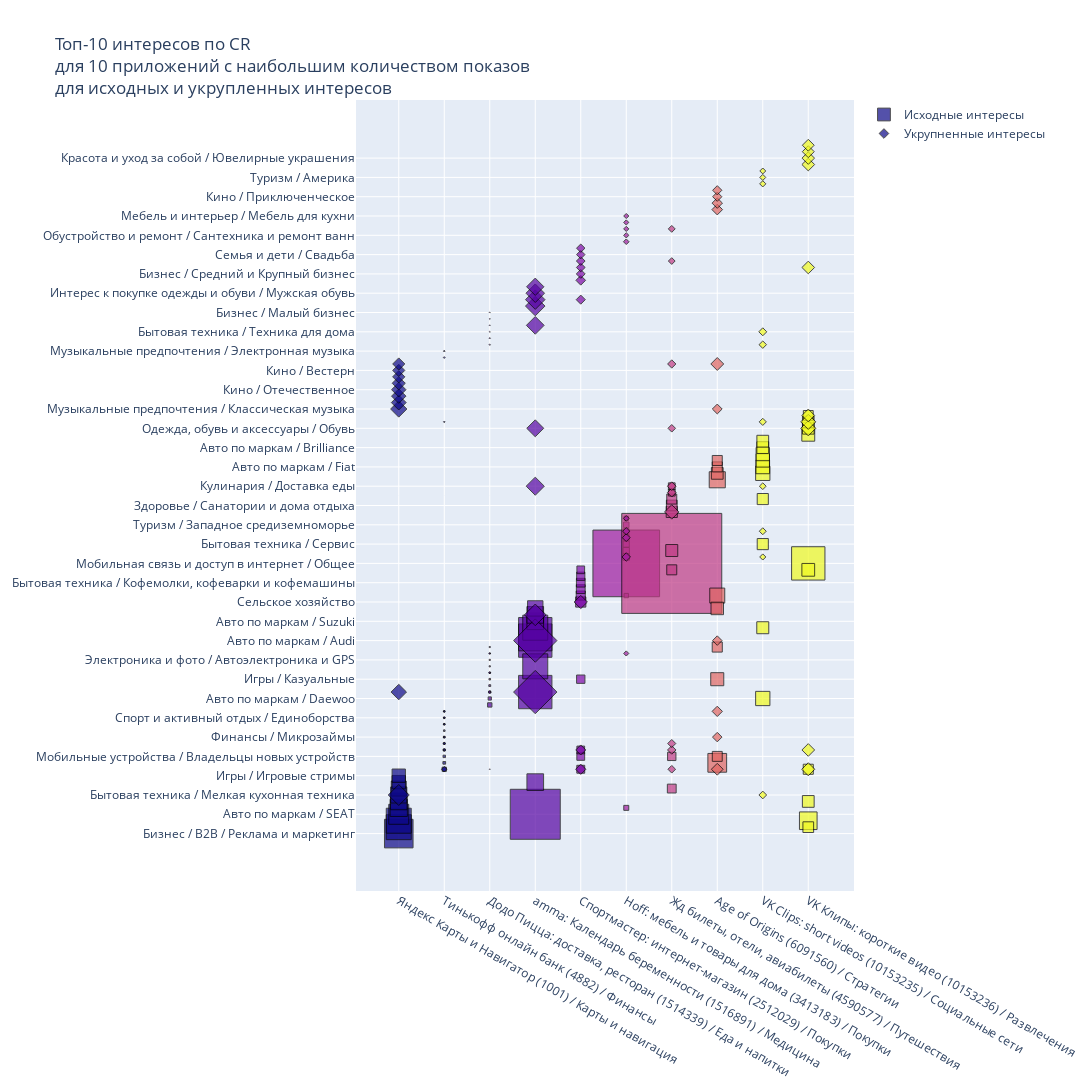

Notebook source saved alongside this figure:
### Code cell
fig = go.Figure()
fig.add_trace(go.Scatter(
    name='Исходные интересы',
    x=orig_cr['app_name'], 
    y=orig_cr['interest_name'], 
    mode='markers', 
    marker=dict(size=orig_cr['cr']*100, color=orig_cr['app'], symbol='square', line=dict(color='black')),
    text=orig_cr['cr'],
    hovertemplate = "%{x}<br>%{y}</br>cr: %{text}"
    )
)
fig.add_trace(go.Scatter(
    name='Укрупненные интересы',
    x=upd_cr['app_name'], 
    y=upd_cr['interest_name'], 
    mode='markers', 
    marker=dict(size=upd_cr['cr']*100, color=upd_cr['app'], symbol='diamond', line=dict(color='black')),
    text=orig_cr['cr'],
    hovertemplate = "%{x}<br>%{y}</br>cr: %{text}"
    )
)
fig.update_layout(
    title=dict(
        text='Топ-10 интересов по CR<br>для 10 приложений с наибольшим количеством показов<br>для исходных и укрупленных интересов'), 
    width=1700,
    height=2200)
fig.show()

### Figure 1 — Plotly figure (JSON) as saved in the notebook; plotly's stock layout.template omitted (floating-point values rounded to 4 significant figures)
{"data": [{"hovertemplate": "%{x}<br>%{y}</br>cr: %{text}", "marker": {"color": [1001, 1001, 1001, 1001, 1001, 1001, 1001, 1001, 1001, 1001, 4882, 4882, 4882, 4882, 4882, 4882, 4882, 4882, 4882, 4882, 1514339, 1514339, 1514339, 1514339, 1514339, 1514339, 1514339, 1514339, 1514339, 1514339, 1516891, 1516891, 1516891, 1516891, 1516891, 1516891, 1516891, 1516891, 1516891, 1516891, 2512029, 2512029, 2512029, 2512029, 2512029, 2512029, 2512029, 2512029, 2512029, 2512029, 3413183, 3413183, 3413183, 3413183, 3413183, 3413183, 3413183, 3413183, 3413183, 3413183, 4590577, 4590577, 4590577, 4590577, 4590577, 4590577, 4590577, 4590577, 4590577, 4590577, 6091560, 6091560, 6091560, 6091560, 6091560, 6091560, 6091560, 6091560, 6091560, 6091560, 10153235, 10153235, 10153235, 10153235, 10153235, 10153235, 10153235, 10153235, 10153235, 10153235, 10153236, 10153236, 10153236, 10153236, 10153236, 10153236, 10153236, 10153236, 10153236, 10153236], "line": {"color": "black"}, "size": [28.57, 25, 25, 20, 17.24, 16.67, 16.13, 15, 13.33, 13.33, 4.286, 2.703, 2.439, 2.117, 1.844, 1.725, 1.587, 1.576, 1.567, 1.508, 4.348, 3.226, 2.151, 1.852, 1.587, 1.527, 1.205, 1.176, 1.156, 1.149, 50, 33.33, 33.33, 33.33, 25, 25, 16.67, 16.67, 16.67, 15.38, 10.23, 9.091, 8.824, 8.696, 8.333, 8.197, 7.895, 7.812, 7.713, 7.692, 66.67, 6.552, 6.25, 6.061, 6.057, 5.531, 5.521, 4.984, 4.411, 4.348, 100, 12, 11.11, 10.71, 10, 10, 8.824, 8.333, 6.79, 6.742, 18.75, 16.07, 15, 13.04, 12.5, 11.76, 10.09, 10, 10, 9.942, 14.29, 14.29, 13.64, 13.33, 13.33, 12, 11.76, 11.76, 11.11, 11.11, 33.33, 17.65, 12.9, 12.77, 11.76, 11.63, 11.62, 10.71, 10.07, 9.83], "symbol": "square"}, "mode": "markers", "name": "Исходные интересы", "text": [0.2857, 0.25, 0.25, 0.2, 0.1724, 0.1667, 0.1613, 0.15, 0.1333, 0.1333, 0.04286, 0.02703, 0.02439, 0.02117, 0.01844, 0.01725, 0.01587, 0.01576, 0.01567, 0.01508, 0.04348, 0.03226, 0.02151, 0.01852, 0.01587, 0.01527, 0.01205, 0.01176, 0.01156, 0.01149, 0.5, 0.3333, 0.3333, 0.3333, 0.25, 0.25, 0.1667, 0.1667, 0.1667, 0.1538, 0.1023, 0.09091, 0.08824, 0.08696, 0.08333, 0.08197, 0.07895, 0.07812, 0.07713, 0.07692, 0.6667, 0.06552, 0.0625, 0.06061, 0.06057, 0.05531, 0.05521, 0.04984, 0.04411, 0.04348, 1, 0.12, 0.1111, 0.1071, 0.1, 0.1, 0.08824, 0.08333, 0.0679, 0.06742, 0.1875, 0.1607, 0.15, 0.1304, 0.125, 0.1176, 0.1009, 0.1, 0.1, 0.09942, 0.1429, 0.1429, 0.1364, 0.1333, 0.1333, 0.12, 0.1176, 0.1176, 0.1111, 0.1111, 0.3333, 0.1765, 0.129, 0.1277, 0.1176, 0.1163, 0.1162, 0.1071, 0.1007, 0.0983], "type": "scatter", "x": ["Яндекс Карты и Навигатор (1001) / Карты и навигация", "Яндекс Карты и Навигатор (1001) / Карты и навигация", "Яндекс Карты и Навигатор (1001) / Карты и навигация", "Яндекс Карты и Навигатор (1001) / Карты и навигация", "Яндекс Карты и Навигатор (1001) / Карты и навигация", "Яндекс Карты и Навигатор (1001) / Карты и навигация", "Яндекс Карты и Навигатор (1001) / Карты и навигация", "Яндекс Карты и Навигатор (1001) / Карты и навигация", "Яндекс Карты и Навигатор (1001) / Карты и навигация", "Яндекс Карты и Навигатор (1001) / Карты и навигация", "Тинькофф онлайн банк (4882) / Финансы", "Тинькофф онлайн банк (4882) / Финансы", "Тинькофф онлайн банк (4882) / Финансы", "Тинькофф онлайн банк (4882) / Финансы", "Тинькофф онлайн банк (4882) / Финансы", "Тинькофф онлайн банк (4882) / Финансы", "Тинькофф онлайн банк (4882) / Финансы", "Тинькофф онлайн банк (4882) / Финансы", "Тинькофф онлайн банк (4882) / Финансы", "Тинькофф онлайн банк (4882) / Финансы", "Додо Пицца: доставка, ресторан (1514339) / Еда и напитки", "Додо Пицца: доставка, ресторан (1514339) / Еда и напитки", "Додо Пицца: доставка, ресторан (1514339) / Еда и напитки", "Додо Пицца: доставка, ресторан (1514339) / Еда и напитки", "Додо Пицца: доставка, ресторан (1514339) / Еда и напитки", "Додо Пицца: доставка, ресторан (1514339) / Еда и напитки", "Додо Пицца: доставка, ресторан (1514339) / Еда и напитки", "Додо Пицца: доставка, ресторан (1514339) / Еда и напитки", "Додо Пицца: доставка, ресторан (1514339) / Еда и напитки", "Додо Пицца: доставка, ресторан (1514339) / Еда и напитки", "amma: Календарь беременности (1516891) / Медицина", "amma: Календарь беременности (1516891) / Медицина", "amma: Календарь беременности (1516891) / Медицина", "amma: Календарь беременности (1516891) / Медицина", "amma: Календарь беременности (1516891) / Медицина", "amma: Календарь беременности (1516891) / Медицина", "amma: Календарь беременности (1516891) / Медицина", "amma: Календарь беременности (1516891) / Медицина", "amma: Календарь беременности (1516891) / Медицина", "amma: Календарь беременности (1516891) / Медицина", "Спортмастер: интернет-магазин (2512029) / Покупки", "Спортмастер: интернет-магазин (2512029) / Покупки", "Спортмастер: интернет-магазин (2512029) / Покупки", "Спортмастер: интернет-магазин (2512029) / Покупки", "Спортмастер: интернет-магазин (2512029) / Покупки", "Спортмастер: интернет-магазин (2512029) / Покупки", "Спортмастер: интернет-магазин (2512029) / Покупки", "Спортмастер: интернет-магазин (2512029) / Покупки", "Спортмастер: интернет-магазин (2512029) / Покупки", "Спортмастер: интернет-магазин (2512029) / Покупки", "Hoff: мебель и товары для дома (3413183) / Покупки", "Hoff: мебель и товары для дома (3413183) / Покупки", "Hoff: мебель и товары для дома (3413183) / Покупки", "Hoff: мебель и товары для дома (3413183) / Покупки", "Hoff: мебель и товары для дома (3413183) / Покупки", "Hoff: мебель и товары для дома (3413183) / Покупки", "Hoff: мебель и товары для дома (3413183) / Покупки", "Hoff: мебель и товары для дома (3413183) / Покупки", "Hoff: мебель и товары для дома (3413183) / Покупки", "Hoff: мебель и товары для дома (3413183) / Покупки", "Жд билеты, отели, авиабилеты (4590577) / Путешествия", "Жд билеты, отели, авиабилеты (4590577) / Путешествия", "Жд билеты, отели, авиабилеты (4590577) / Путешествия", "Жд билеты, отели, авиабилеты (4590577) / Путешествия", "Жд билеты, отели, авиабилеты (4590577) / Путешествия", "Жд билеты, отели, авиабилеты (4590577) / Путешествия", "Жд билеты, отели, авиабилеты (4590577) / Путешествия", "Жд билеты, отели, авиабилеты (4590577) / Путешествия", "Жд билеты, отели, авиабилеты (4590577) / Путешествия", "Жд билеты, отели, авиабилеты (4590577) / Путешествия", "Age of Origins (6091560) / Стратегии", "Age of Origins (6091560) / Стратегии", "Age of Origins (6091560) / Стратегии", "Age of Origins (6091560) / Стратегии", "Age of Origins (6091560) / Стратегии", "Age of Origins (6091560) / Стратегии", "Age of Origins (6091560) / Стратегии", "Age of Origins (6091560) / Стратегии", "Age of Origins (6091560) / Стратегии", "Age of Origins (6091560) / Стратегии", "VK Clips: short videos (10153235) / Социальные сети", "VK Clips: short videos (10153235) / Социальные сети", "VK Clips: short videos (10153235) / Социальные сети", "VK Clips: short videos (10153235) / Социальные сети", "VK Clips: short videos (10153235) / Социальные сети", "VK Clips: short videos (10153235) / Социальные сети", "VK Clips: short videos (10153235) / Социальные сети", "VK Clips: short videos (10153235) / Социальные сети", "VK Clips: short videos (10153235) / Социальные сети", "VK Clips: short videos (10153235) / Социальные сети", "VK Клипы: короткие видео (10153236) / Развлечения", "VK Клипы: короткие видео (10153236) / Развлечения", "VK Клипы: короткие видео (10153236) / Развлечения", "VK Клипы: короткие видео (10153236) / Развлечения", "VK Клипы: короткие видео (10153236) / Развлечения", "VK Клипы: короткие видео (10153236) / Развлечения", "VK Клипы: короткие видео (10153236) / Развлечения", "VK Клипы: короткие видео (10153236) / Развлечения", "VK Клипы: короткие видео (10153236) / Развлечения", "VK Клипы: короткие видео (10153236) / Развлечения"], "y": ["Бизнес / B2B / Реклама и маркетинг", "Авто по маркам / Jeep", "Авто по маркам / Datsun", "Авто по маркам / SEAT", "Бытовая техника / Микроволновки", "Мобильная связь и доступ в интернет / Доступ в интернет", "Бытовая техника / Мелкая кухонная техника", "Музыкальные предпочтения / Джаз и блюз", "Авто по маркам / Cadillac", "Игры / Игровые стримы", "Мобильные устройства / Склонность к покупкам через приложения", "Образование / Дошкольное", "Мобильные устройства / Владельцы новых устройств", "Финансы / Потребительские кредиты", "Финансы / Кредитные карты", "Финансы / Микрозаймы", "Авто по маркам / Opel", "Музыкальные предпочтения / Хип-хоп", "Спорт и активный отдых / Единоборства", "Образование / Начальное", "Авто по маркам / SsangYong", "Авто по маркам / Daewoo", "Авто по маркам / УАЗ", "Авто по маркам / Chery", "Игры / Казуальные", "Авто по маркам / Chevrolet", "Авто по маркам / Geely", "Электроника и фото / Автоэлектроника и GPS", "Мобильные устройства / Планшеты и электронные книги", "Авто по маркам / Land Rover", "Авто по маркам / SEAT", "Авто по маркам / Audi", "Авто по маркам / УАЗ", "Авто по маркам / Mini", "Авто по маркам / Geely", "Бытовая техника / Миксеры и блендеры", "Авто по маркам / Suzuki", "Авто по маркам / Cadillac", "Электроника и фото / Телевизоры", "Здоровье / БАД и гомеопатия", "Сельское хозяйство", "Игры / Браузерные", "Спорт и активный отдых / Cноуборды", "Бытовая техника / Кофемолки, кофеварки и кофемашины", "Игры / Казуальные", "Бытовая техника / Пылесосы", "Мобильные устройства / Склонность к покупкам через приложения", "Мобильные устройства / Владельцы новых устройств", "Финансы / Потребительские кредиты", "Образование / Общее", "Мобильная связь и доступ в интернет / Общее", "Мебель и интерьер / Офисная мебель", "Для дома и дачи / Пчеловодство", "Бытовая техника / Сервис", "Мебель и интерьер / Мебель мягкая и спальная", "Авто по маркам / Lifan", "Туризм / Западное средиземноморье", "Бытовая техника / Микроволновки", "Финансы / Использование электронных денег", "Игры / Браузерные", "Мобильная связь и доступ в интернет / Общее", "Для дома и дачи / Пчеловодство", "Образование / Среднее", "Здоровье / Санатории и дома отдыха", "Образование / Общее", "Авто по маркам / Jaguar", "Музыкальные предпочтения / Джаз и блюз", "Мобильные устройства / Владельцы новых устройств", "Мобильные устройства / Ноутбуки и нетбуки", "Кулинария / Доставка еды", "Образование / Дошкольное", "Бытовая техника / Стиральная машина", "Игры / Браузерные", "Игры / Казуальные", "Здоровье / БАД и гомеопатия", "Ремонт сотовых телефонов планшетов ноутбуков", "Авто по маркам / Land Rover", "Авто по маркам / Fiat", "Бытовая техника / Пароварки и мультиварки", "Мобильные устройства / Владельцы новых устройств", "Авто по маркам / Daewoo", "Ремонт сотовых телефонов планшетов ноутбуков", "Авто по маркам / Fiat", "Бытовая техника / Пароварки и мультиварки", "Спорт и активный отдых / Коньки", "Бытовая техника / Миксеры и блендеры", "Авто по маркам / Brilliance", "Спорт и активный отдых / Катера, скутеры и мототехника", "Авто по маркам / Jaguar", "Бытовая техника / Сервис", "Мобильная связь и доступ в интернет / Общее", "Авто по маркам / Datsun", "Авто по маркам / Dodge", "Образование / Общее", "Мобильная связь и доступ в интернет / Доступ в интернет", "Одежда, обувь и аксессуары / Обувь", "Красота и уход за собой / Интерес к покупке парфюмерии", "Авто по маркам / Jeep", "Мобильные устройства / Склонность к покупкам через приложения", "Интерес к покупке одежды и обуви / Женская обувь"]}, {"hovertemplate": "%{x}<br>%{y}</br>cr: %{text}", "marker": {"color": [1001, 1001, 1001, 1001, 1001, 1001, 1001, 1001, 1001, 1001, 4882, 4882, 4882, 4882, 4882, 4882, 4882, 4882, 4882, 4882, 1514339, 1514339, 1514339, 1514339, 1514339, 1514339, 1514339, 1514339, 1514339, 1514339, 1516891, 1516891, 1516891, 1516891, 1516891, 1516891, 1516891, 1516891, 1516891, 1516891, 2512029, 2512029, 2512029, 2512029, 2512029, 2512029, 2512029, 2512029, 2512029, 2512029, 3413183, 3413183, 3413183, 3413183, 3413183, 3413183, 3413183, 3413183, 3413183, 3413183, 4590577, 4590577, 4590577, 4590577, 4590577, 4590577, 4590577, 4590577, 4590577, 4590577, 6091560, 6091560, 6091560, 6091560, 6091560, 6091560, 6091560, 6091560, 6091560, 6091560, 10153235, 10153235, 10153235, 10153235, 10153235, 10153235, 10153235, 10153235, 10153235, 10153235, 10153236, 10153236, 10153236, 10153236, 10153236, 10153236, 10153236, 10153236, 10153236, 10153236], "line": {"color": "black"}, "size": [16.13, 12.5, 11.9, 11.4, 11.11, 11.11, 10.11, 9.396, 9.353, 9.346, 4.286, 2.117, 1.844, 1.725, 1.576, 1.567, 1.508, 1.37, 1.354, 1.25, 2.151, 1.527, 1.156, 1.047, 1.015, 0.7874, 0.7874, 0.7843, 0.7812, 0.7253, 33.33, 33.33, 16.67, 15, 15, 14.29, 13.95, 13.64, 13.33, 13.04, 10.23, 7.895, 7.713, 7.396, 7.006, 6.818, 6.691, 6.679, 6.494, 6.481, 6.552, 6.057, 5.531, 4.411, 4.322, 4.038, 3.985, 3.967, 3.961, 3.931, 11.11, 6.79, 6.742, 6.536, 6.383, 6.237, 5.882, 5.814, 5.288, 5.185, 9.901, 9.091, 8.2, 8.021, 7.937, 7.563, 7.317, 7.302, 7.13, 7.125, 6.154, 5.96, 5.752, 5.505, 5.357, 5.195, 4.783, 4.737, 4.61, 4.569, 11.63, 11.62, 10.07, 9.83, 9.77, 9.763, 9.722, 9.621, 9.149, 9.112], "symbol": "diamond"}, "mode": "markers", "name": "Укрупненные интересы", "text": [0.2857, 0.25, 0.25, 0.2, 0.1724, 0.1667, 0.1613, 0.15, 0.1333, 0.1333, 0.04286, 0.02703, 0.02439, 0.02117, 0.01844, 0.01725, 0.01587, 0.01576, 0.01567, 0.01508, 0.04348, 0.03226, 0.02151, 0.01852, 0.01587, 0.01527, 0.01205, 0.01176, 0.01156, 0.01149, 0.5, 0.3333, 0.3333, 0.3333, 0.25, 0.25, 0.1667, 0.1667, 0.1667, 0.1538, 0.1023, 0.09091, 0.08824, 0.08696, 0.08333, 0.08197, 0.07895, 0.07812, 0.07713, 0.07692, 0.6667, 0.06552, 0.0625, 0.06061, 0.06057, 0.05531, 0.05521, 0.04984, 0.04411, 0.04348, 1, 0.12, 0.1111, 0.1071, 0.1, 0.1, 0.08824, 0.08333, 0.0679, 0.06742, 0.1875, 0.1607, 0.15, 0.1304, 0.125, 0.1176, 0.1009, 0.1, 0.1, 0.09942, 0.1429, 0.1429, 0.1364, 0.1333, 0.1333, 0.12, 0.1176, 0.1176, 0.1111, 0.1111, 0.3333, 0.1765, 0.129, 0.1277, 0.1176, 0.1163, 0.1162, 0.1071, 0.1007, 0.0983], "type": "scatter", "x": ["Яндекс Карты и Навигатор (1001) / Карты и навигация", "Яндекс Карты и Навигатор (1001) / Карты и навигация", "Яндекс Карты и Навигатор (1001) / Карты и навигация", "Яндекс Карты и Навигатор (1001) / Карты и навигация", "Яндекс Карты и Навигатор (1001) / Карты и навигация", "Яндекс Карты и Навигатор (1001) / Карты и навигация", "Яндекс Карты и Навигатор (1001) / Карты и навигация", "Яндекс Карты и Навигатор (1001) / Карты и навигация", "Яндекс Карты и Навигатор (1001) / Карты и навигация", "Яндекс Карты и Навигатор (1001) / Карты и навигация", "Тинькофф онлайн банк (4882) / Финансы", "Тинькофф онлайн банк (4882) / Финансы", "Тинькофф онлайн банк (4882) / Финансы", "Тинькофф онлайн банк (4882) / Финансы", "Тинькофф онлайн банк (4882) / Финансы", "Тинькофф онлайн банк (4882) / Финансы", "Тинькофф онлайн банк (4882) / Финансы", "Тинькофф онлайн банк (4882) / Финансы", "Тинькофф онлайн банк (4882) / Финансы", "Тинькофф онлайн банк (4882) / Финансы", "Додо Пицца: доставка, ресторан (1514339) / Еда и напитки", "Додо Пицца: доставка, ресторан (1514339) / Еда и напитки", "Додо Пицца: доставка, ресторан (1514339) / Еда и напитки", "Додо Пицца: доставка, ресторан (1514339) / Еда и напитки", "Додо Пицца: доставка, ресторан (1514339) / Еда и напитки", "Додо Пицца: доставка, ресторан (1514339) / Еда и напитки", "Додо Пицца: доставка, ресторан (1514339) / Еда и напитки", "Додо Пицца: доставка, ресторан (1514339) / Еда и напитки", "Додо Пицца: доставка, ресторан (1514339) / Еда и напитки", "Додо Пицца: доставка, ресторан (1514339) / Еда и напитки", "amma: Календарь беременности (1516891) / Медицина", "amma: Календарь беременности (1516891) / Медицина", "amma: Календарь беременности (1516891) / Медицина", "amma: Календарь беременности (1516891) / Медицина", "amma: Календарь беременности (1516891) / Медицина", "amma: Календарь беременности (1516891) / Медицина", "amma: Календарь беременности (1516891) / Медицина", "amma: Календарь беременности (1516891) / Медицина", "amma: Календарь беременности (1516891) / Медицина", "amma: Календарь беременности (1516891) / Медицина", "Спортмастер: интернет-магазин (2512029) / Покупки", "Спортмастер: интернет-магазин (2512029) / Покупки", "Спортмастер: интернет-магазин (2512029) / Покупки", "Спортмастер: интернет-магазин (2512029) / Покупки", "Спортмастер: интернет-магазин (2512029) / Покупки", "Спортмастер: интернет-магазин (2512029) / Покупки", "Спортмастер: интернет-магазин (2512029) / Покупки", "Спортмастер: интернет-магазин (2512029) / Покупки", "Спортмастер: интернет-магазин (2512029) / Покупки", "Спортмастер: интернет-магазин (2512029) / Покупки", "Hoff: мебель и товары для дома (3413183) / Покупки", "Hoff: мебель и товары для дома (3413183) / Покупки", "Hoff: мебель и товары для дома (3413183) / Покупки", "Hoff: мебель и товары для дома (3413183) / Покупки", "Hoff: мебель и товары для дома (3413183) / Покупки", "Hoff: мебель и товары для дома (3413183) / Покупки", "Hoff: мебель и товары для дома (3413183) / Покупки", "Hoff: мебель и товары для дома (3413183) / Покупки", "Hoff: мебель и товары для дома (3413183) / Покупки", "Hoff: мебель и товары для дома (3413183) / Покупки", "Жд билеты, отели, авиабилеты (4590577) / Путешествия", "Жд билеты, отели, авиабилеты (4590577) / Путешествия", "Жд билеты, отели, авиабилеты (4590577) / Путешествия", "Жд билеты, отели, авиабилеты (4590577) / Путешествия", "Жд билеты, отели, авиабилеты (4590577) / Путешествия", "Жд билеты, отели, авиабилеты (4590577) / Путешествия", "Жд билеты, отели, авиабилеты (4590577) / Путешествия", "Жд билеты, отели, авиабилеты (4590577) / Путешествия", "Жд билеты, отели, авиабилеты (4590577) / Путешествия", "Жд билеты, отели, авиабилеты (4590577) / Путешествия", "Age of Origins (6091560) / Стратегии", "Age of Origins (6091560) / Стратегии", "Age of Origins (6091560) / Стратегии", "Age of Origins (6091560) / Стратегии", "Age of Origins (6091560) / Стратегии", "Age of Origins (6091560) / Стратегии", "Age of Origins (6091560) / Стратегии", "Age of Origins (6091560) / Стратегии", "Age of Origins (6091560) / Стратегии", "Age of Origins (6091560) / Стратегии", "VK Clips: short videos (10153235) / Социальные сети", "VK Clips: short videos (10153235) / Социальные сети", "VK Clips: short videos (10153235) / Социальные сети", "VK Clips: short videos (10153235) / Социальные сети", "VK Clips: short videos (10153235) / Социальные сети", "VK Clips: short videos (10153235) / Социальные сети", "VK Clips: short videos (10153235) / Социальные сети", "VK Clips: short videos (10153235) / Социальные сети", "VK Clips: short videos (10153235) / Социальные сети", "VK Clips: short videos (10153235) / Социальные сети", "VK Клипы: короткие видео (10153236) / Развлечения", "VK Клипы: короткие видео (10153236) / Развлечения", "VK Клипы: короткие видео (10153236) / Развлечения", "VK Клипы: короткие видео (10153236) / Развлечения", "VK Клипы: короткие видео (10153236) / Развлечения", "VK Клипы: короткие видео (10153236) / Развлечения", "VK Клипы: короткие видео (10153236) / Развлечения", "VK Клипы: короткие видео (10153236) / Развлечения", "VK Клипы: короткие видео (10153236) / Развлечения", "VK Клипы: короткие видео (10153236) / Развлечения"], "y": ["Бытовая техника / Мелкая кухонная техника", "Музыкальные предпочтения / Классическая музыка", "Авто по маркам / УАЗ", "Туризм / Восточное средиземноморье", "Бизнес / B2B / Медицинское оборудование", "Кино / Отечественное", "Компьютерная техника и программы / Периферийные и сетевые устройства", "Игры / Общее", "Кино / Вестерн", "Кино / Азиатское", "Мобильные устройства / Склонность к покупкам через приложения", "Финансы / Потребительские кредиты", "Финансы / Кредитные карты", "Финансы / Микрозаймы", "Музыкальные предпочтения / Хип-хоп", "Спорт и активный отдых / Единоборства", "Образование / Начальное", "Музыкальные предпочтения / Поп-музыка", "Музыкальные предпочтения / Электронная музыка", "Красота и уход за собой / Интерес к покупке парфюмерии", "Авто по маркам / УАЗ", "Авто по маркам / Chevrolet", "Мобильные устройства / Планшеты и электронные книги", "Финансы / Рефинансирование Кредита", "Компьютерная техника и программы / Игровые приставки", "Бытовая техника / Техника для дома", "Досуг и развлечение / Юмор", "Авто по маркам / Kia", "Бизнес / Малый бизнес", "Мобильные устройства / Склонность к покупкам через приложения", "Авто по маркам / Audi", "Авто по маркам / УАЗ", "Электроника и фото / Телевизоры", "Компьютерная техника и программы / Компьютеры и комплектующие", "Авто по маркам / BYD", "Интерес к покупке одежды и обуви / Мужская обувь", "Кулинария / Доставка еды", "Досуг и развлечение / Юмор", "Авто по маркам / Toyota", "Одежда, обувь и аксессуары / Обувь", "Сельское хозяйство", "Мобильные устройства / Склонность к покупкам через приложения", "Финансы / Потребительские кредиты", "Интерес к покупке одежды и обуви / Спортивная обувь", "Авто по маркам / BYD", "Бизнес / Средний и Крупный бизнес", "Интерес к покупке одежды и обуви / Сумки / рюкзаки", "Интерес к покупке одежды и обуви / Спортивная одежда", "Семья и дети / Свадьба", "Музыкальные предпочтения / Шансон", "Мебель и интерьер / Офисная мебель", "Мебель и интерьер / Мебель мягкая и спальная", "Авто по маркам / Lifan", "Финансы / Использование электронных денег", "Для дома и дачи / Освещение", "Обустройство и ремонт / Сантехника и ремонт ванн", "Недвижимость / Интерес к аренде коммерческой недвижимости", "Мобильные устройства / Планшеты и электронные книги", "Обустройство и ремонт / Строительство и ремонт", "Мебель и интерьер / Мебель для кухни", "Образование / Среднее", "Мобильные устройства / Ноутбуки и нетбуки", "Кулинария / Доставка еды", "Финансы / Потребительские кредиты", "Кино / Азиатское", "Финансы / Кредитные карты", "Мобильные устройства / Склонность к покупкам через приложения", "Одежда, обувь и аксессуары / Обувь", "Недвижимость / Интерес к аренде коммерческой недвижимости", "Интерес к покупке одежды и обуви / Спортивная одежда", "Кино / Азиатское", "Мобильные устройства / Склонность к покупкам через приложения", "Кино / Мультипликационное", "Кино / Детское", "Образование / Начальное", "Музыкальные предпочтения / Классическая музыка", "Авто по маркам / Audi", "Финансы / Микрозаймы", "Кино / Приключенческое", "Авто по маркам / Mercedes", "Бытовая техника / Техника для дома", "Бытовая техника / Мелкая кухонная техника", "Финансы / Рефинансирование Кредита", "Красота и уход за собой / Интерес к покупке парфюмерии", "Авто по маркам / Lifan", "Кулинария / Доставка еды", "Семья и дети / Детское развитие, досуг и услуги присмотра", "Мебель и интерьер / Офисная мебель", "Туризм / Америка", "Компьютерная техника и программы / Программное обеспечение", "Одежда, обувь и аксессуары / Обувь", "Красота и уход за собой / Интерес к покупке парфюмерии", "Мобильные устройства / Склонность к покупкам через приложения", "Интерес к покупке одежды и обуви / Женская обувь", "Финансы / Потребительские кредиты", "Красота и уход за собой / Красота и здоровье", "Интерес к покупке одежды и обуви / Сумки / рюкзаки", "Красота и уход за собой / Ювелирные украшения", "Одежда, обувь и аксессуары / Часы, украшения и аксессуары", "Интерес к покупке одежды и обуви / Женская одежда"]}], "layout": {"height": 2200, "title": {"text": "Топ-10 интересов по CR<br>для 10 приложений с наибольшим количеством показов<br>для исходных и укрупленных интересов"}, "width": 1700, "xaxis": {"autorange": true, "range": [-0.7161, 9.748], "type": "category"}, "yaxis": {"autorange": true, "range": [-7.17, 113.4], "type": "category"}}}
